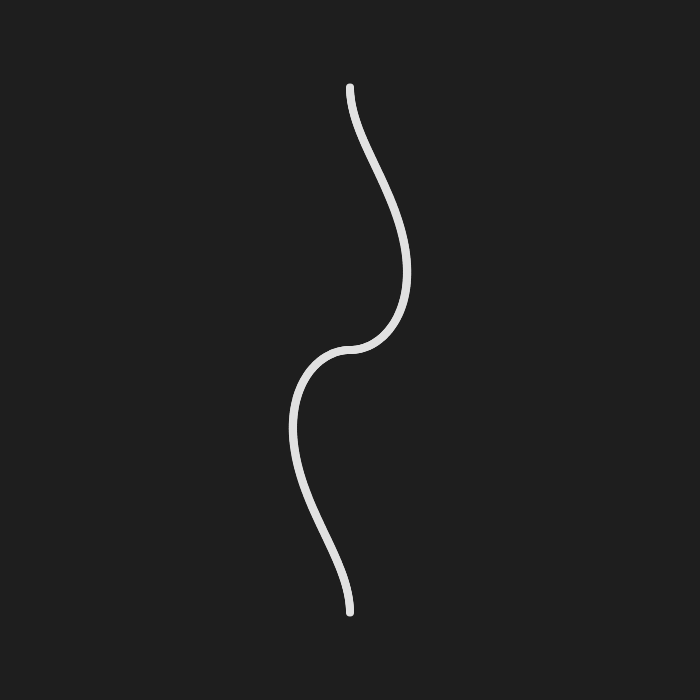
Frame 1 (no input)
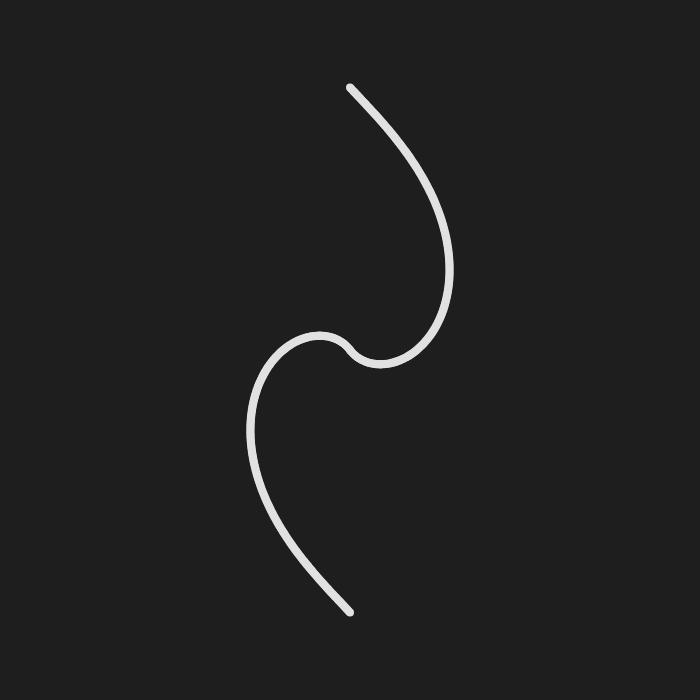
Frame 60 (no input)
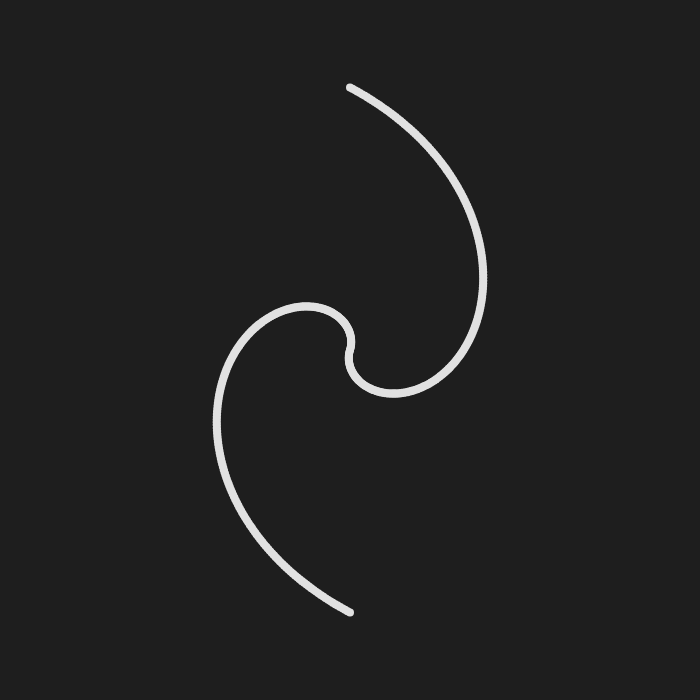
Frame 120 (the mouse pressed at the canvas centre since frame 60)

The p5.js sketch that drew these frames (run headless with seeded random() and noise() and a simulated clock; from frame 60 on, the mouse is pressed at the canvas centre):

// p5.js sketch
// ── sketch.js
function setup() {
  width = 700;
  height = 700;
  createCanvas(width, height);
}

function draw() {  
  translate(width/2, height/2);
  backgroundColor = color('#36753c');
  backgroundColor = color(30)
  background(backgroundColor);
  
  c = color('#fac519')
  c = color(225)  
  
  steps = 200;
  speed = 0.005;
  for(var i = 0; i < steps; i++){
    lineHeight = lerp(0, height/2, 1-i/(steps-1))*1.5
    //c.setAlpha((height - lineHeight)/height*255)
    stroke(c)
    strokeWeight(8)
    point(0, lineHeight/2)
    point( 0, -lineHeight/2)
    //rotate(lerp(0, PI/(steps-1), i/(steps-1)))
    rotate(lerp(0, PI/(steps-1), i/(steps-1) + frameCount*speed))
  }
}
